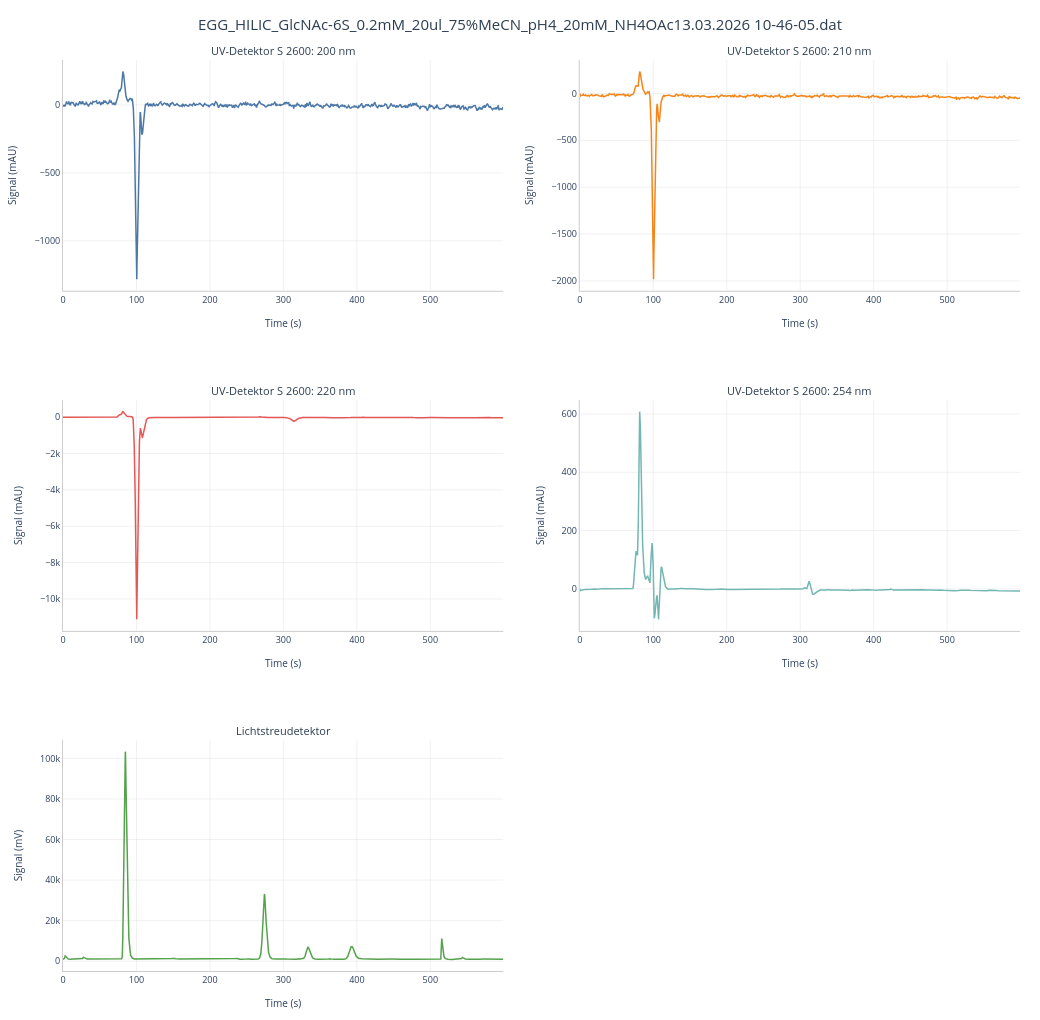

Here is the notebook cell this chart was saved with:
### Code cell
import HPLC
import numpy as np

HPLC.load("./data/EGG_HILIC_GlcNAc-6S_0.2mM_20ul_75%MeCN_pH4_20mM_NH4OAc13.03.2026 10-46-05.dat").display()

### Figure 1 — Plotly figure (JSON) as saved in the notebook; plotly's stock layout.template omitted (floating-point values rounded to 4 significant figures; data arrays with more than 128 entries replaced by an {"elided": "..."} marker saying what was removed)
{"data": [{"hovertemplate": "<b>UV-Detektor S 2600: 200 nm</b><br>Time: %{x:.3f} s<br>Signal: %{y:.2f} mAU<extra></extra>", "line": {"color": "#4C78A8", "width": 1.5}, "mode": "lines", "name": "UV-Detektor S 2600: 200 nm", "showlegend": false, "type": "scatter", "x": {"elided": "5992 float values"}, "xaxis": "x", "y": {"elided": "5992 float values"}, "yaxis": "y"}, {"hovertemplate": "<b>UV-Detektor S 2600: 210 nm</b><br>Time: %{x:.3f} s<br>Signal: %{y:.2f} mAU<extra></extra>", "line": {"color": "#F58518", "width": 1.5}, "mode": "lines", "name": "UV-Detektor S 2600: 210 nm", "showlegend": false, "type": "scatter", "x": {"elided": "5992 float values"}, "xaxis": "x2", "y": {"elided": "5992 float values"}, "yaxis": "y2"}, {"hovertemplate": "<b>UV-Detektor S 2600: 220 nm</b><br>Time: %{x:.3f} s<br>Signal: %{y:.2f} mAU<extra></extra>", "line": {"color": "#E45756", "width": 1.5}, "mode": "lines", "name": "UV-Detektor S 2600: 220 nm", "showlegend": false, "type": "scatter", "x": {"elided": "5992 float values"}, "xaxis": "x3", "y": {"elided": "5992 float values"}, "yaxis": "y3"}, {"hovertemplate": "<b>UV-Detektor S 2600: 254 nm</b><br>Time: %{x:.3f} s<br>Signal: %{y:.2f} mAU<extra></extra>", "line": {"color": "#72B7B2", "width": 1.5}, "mode": "lines", "name": "UV-Detektor S 2600: 254 nm", "showlegend": false, "type": "scatter", "x": {"elided": "5992 float values"}, "xaxis": "x4", "y": {"elided": "5992 float values"}, "yaxis": "y4"}, {"hovertemplate": "<b>Lichtstreudetektor</b><br>Time: %{x:.3f} s<br>Signal: %{y:.2f} mV<extra></extra>", "line": {"color": "#54A24B", "width": 1.5}, "mode": "lines", "name": "Lichtstreudetektor", "showlegend": false, "type": "scatter", "x": {"elided": "5992 float values"}, "xaxis": "x5", "y": {"elided": "5992 float values"}, "yaxis": "y5"}], "layout": {"annotations": [{"font": {"color": "#2c3e50", "size": 11}, "showarrow": false, "text": "UV-Detektor S 2600: 200 nm", "x": 0.23, "xanchor": "center", "xref": "paper", "y": 1, "yanchor": "bottom", "yref": "paper"}, {"font": {"color": "#2c3e50", "size": 11}, "showarrow": false, "text": "UV-Detektor S 2600: 210 nm", "x": 0.77, "xanchor": "center", "xref": "paper", "y": 1, "yanchor": "bottom", "yref": "paper"}, {"font": {"color": "#2c3e50", "size": 11}, "showarrow": false, "text": "UV-Detektor S 2600: 220 nm", "x": 0.23, "xanchor": "center", "xref": "paper", "y": 0.6267, "yanchor": "bottom", "yref": "paper"}, {"font": {"color": "#2c3e50", "size": 11}, "showarrow": false, "text": "UV-Detektor S 2600: 254 nm", "x": 0.77, "xanchor": "center", "xref": "paper", "y": 0.6267, "yanchor": "bottom", "yref": "paper"}, {"font": {"color": "#2c3e50", "size": 11}, "showarrow": false, "text": "Lichtstreudetektor", "x": 0.23, "xanchor": "center", "xref": "paper", "y": 0.2533, "yanchor": "bottom", "yref": "paper"}], "height": 1020, "hovermode": "x unified", "margin": {"b": 45, "l": 55, "r": 20, "t": 60}, "paper_bgcolor": "white", "plot_bgcolor": "white", "title": {"font": {"color": "#2c3e50", "size": 15}, "text": "EGG_HILIC_GlcNAc-6S_0.2mM_20ul_75%MeCN_pH4_20mM_NH4OAc13.03.2026 10-46-05.dat", "x": 0.5}, "width": 1040, "xaxis": {"anchor": "y", "domain": [0, 0.46], "gridcolor": "rgba(0,0,0,0.06)", "linecolor": "#ccc", "linewidth": 1, "showgrid": true, "tickfont": {"size": 9}, "title": {"font": {"size": 10}, "text": "Time (s)"}, "zeroline": false}, "xaxis2": {"anchor": "y2", "domain": [0.54, 1], "gridcolor": "rgba(0,0,0,0.06)", "linecolor": "#ccc", "linewidth": 1, "showgrid": true, "tickfont": {"size": 9}, "title": {"font": {"size": 10}, "text": "Time (s)"}, "zeroline": false}, "xaxis3": {"anchor": "y3", "domain": [0, 0.46], "gridcolor": "rgba(0,0,0,0.06)", "linecolor": "#ccc", "linewidth": 1, "showgrid": true, "tickfont": {"size": 9}, "title": {"font": {"size": 10}, "text": "Time (s)"}, "zeroline": false}, "xaxis4": {"anchor": "y4", "domain": [0.54, 1], "gridcolor": "rgba(0,0,0,0.06)", "linecolor": "#ccc", "linewidth": 1, "showgrid": true, "tickfont": {"size": 9}, "title": {"font": {"size": 10}, "text": "Time (s)"}, "zeroline": false}, "xaxis5": {"anchor": "y5", "domain": [0, 0.46], "gridcolor": "rgba(0,0,0,0.06)", "linecolor": "#ccc", "linewidth": 1, "showgrid": true, "tickfont": {"size": 9}, "title": {"font": {"size": 10}, "text": "Time (s)"}, "zeroline": false}, "xaxis6": {"anchor": "y6", "domain": [0.54, 1]}, "yaxis": {"anchor": "x", "domain": [0.7467, 1], "gridcolor": "rgba(0,0,0,0.06)", "linecolor": "#ccc", "linewidth": 1, "showgrid": true, "tickfont": {"size": 9}, "title": {"font": {"size": 10}, "text": "Signal (mAU)"}, "zeroline": false}, "yaxis2": {"anchor": "x2", "domain": [0.7467, 1], "gridcolor": "rgba(0,0,0,0.06)", "linecolor": "#ccc", "linewidth": 1, "showgrid": true, "tickfont": {"size": 9}, "title": {"font": {"size": 10}, "text": "Signal (mAU)"}, "zeroline": false}, "yaxis3": {"anchor": "x3", "domain": [0.3733, 0.6267], "gridcolor": "rgba(0,0,0,0.06)", "linecolor": "#ccc", "linewidth": 1, "showgrid": true, "tickfont": {"size": 9}, "title": {"font": {"size": 10}, "text": "Signal (mAU)"}, "zeroline": false}, "yaxis4": {"anchor": "x4", "domain": [0.3733, 0.6267], "gridcolor": "rgba(0,0,0,0.06)", "linecolor": "#ccc", "linewidth": 1, "showgrid": true, "tickfont": {"size": 9}, "title": {"font": {"size": 10}, "text": "Signal (mAU)"}, "zeroline": false}, "yaxis5": {"anchor": "x5", "domain": [0, 0.2533], "gridcolor": "rgba(0,0,0,0.06)", "linecolor": "#ccc", "linewidth": 1, "showgrid": true, "tickfont": {"size": 9}, "title": {"font": {"size": 10}, "text": "Signal (mV)"}, "zeroline": false}, "yaxis6": {"anchor": "x6", "domain": [0, 0.2533]}}}
